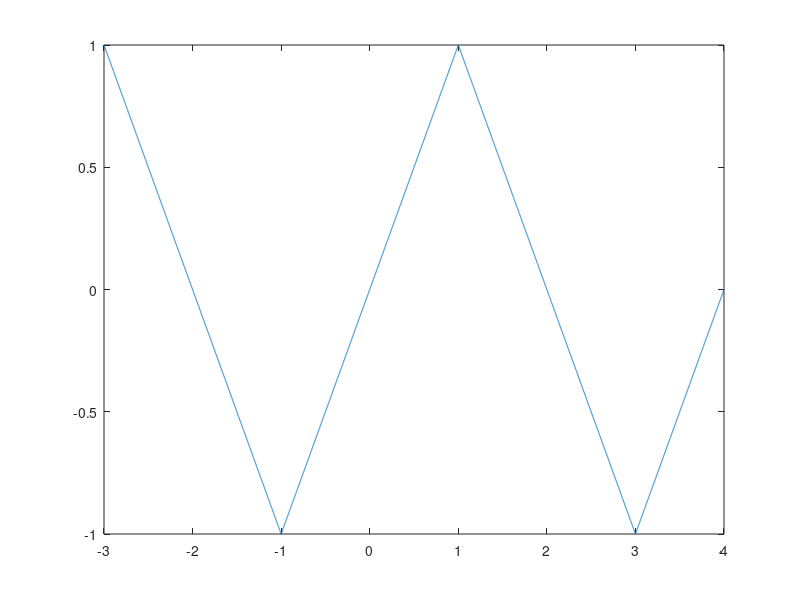

This chart was generated by the following MATLAB code:
sample_rate = 1000;
freq = 1/4;
periods = 1.75/freq;


t = -3: 1/sample_rate: -3+(periods-1/sample_rate);
y = sawtooth((2*pi*freq*(t+1)),.5);

plot(t, y)